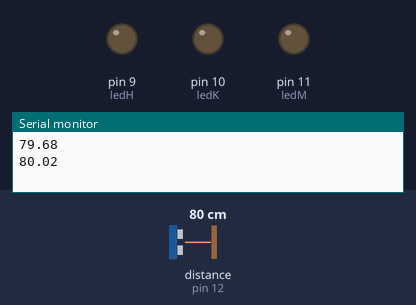
This sketch was run on a simulated Arduino Uno, built with avr-gcc and run on an emulated ATmega328P. Parts: output pins drawn as LEDs (lit = HIGH), the last lines printed to the serial monitor. Wiring (inferred from the names in the program): ultrasonic range finder: trigger pin 13; echo pin 12. The test bench sets the inputs (shaded band); at power-on: distance to the obstacle (sensor on pin 12) 80 cm. The echo pulse lasts 58.3 µs per cm; pins used as bus, display or sensor lines are not drawn.

Above: at 1.8 s.
1.9 s: distance to the obstacle (sensor on pin 12) set to 55 cm
4.2 s: distance to the obstacle (sensor on pin 12) set to 45 cm
At 6.4 s:
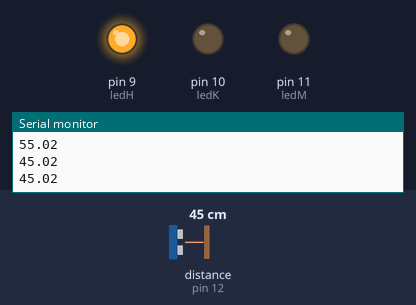
7.5 s: distance to the obstacle (sensor on pin 12) set to 32 cm
10.2 s: distance to the obstacle (sensor on pin 12) set to 26 cm
At 12.8 s:
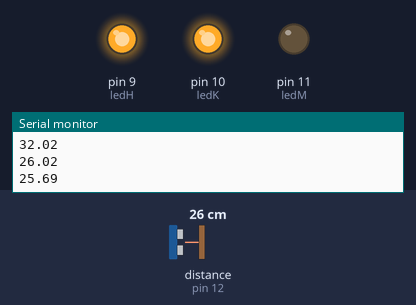
13.5 s: distance to the obstacle (sensor on pin 12) set to 12 cm
16.2 s: distance to the obstacle (sensor on pin 12) set to 9 cm
At 19.0 s:
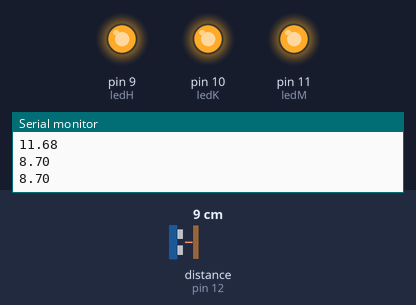
Timing chart, 0 to 20.5 s (numbered marks = the images above; inputs shaded):
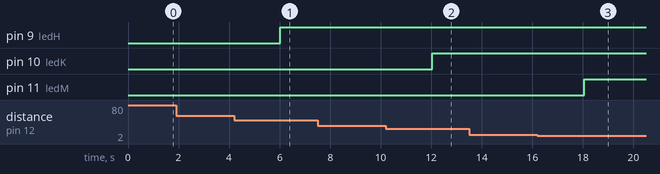

Measured:
- the behaviour switches between 50 and 49 cm on distance to the obstacle (sensor on pin 12) (found by bisection; images 0 and 1)
- the behaviour switches between 30 and 29 cm on distance to the obstacle (sensor on pin 12) (found by bisection; images 1 and 2)
- the behaviour switches between 11 and 10 cm on distance to the obstacle (sensor on pin 12) (found by bisection; images 2 and 3)
- after the input at 4.2 s, pin 9 (ledH): LOW → HIGH after 1.8 s
- after the input at 10.2 s, pin 10 (ledK): LOW → HIGH after 1.8 s
- after the input at 16.2 s, pin 11 (ledM): LOW → HIGH after 1.9 s

The sketch:

HC-SC04.ino
```cpp
#define trigPIN 13
#define echoPIN 12
#define ledM 11
#define ledK 10
#define ledH 9

void setup() {
  pinMode(trigPIN, OUTPUT);
  pinMode(echoPIN, INPUT);
  pinMode(ledM, OUTPUT);
  pinMode(ledK, OUTPUT);
  pinMode(ledH, OUTPUT);
  Serial.begin(9600);
}

void loop() {
  digitalWrite(trigPIN, LOW);
  delayMicroseconds(2);
  digitalWrite(trigPIN, HIGH);
  delayMicroseconds(10);
  digitalWrite(trigPIN, LOW);

  long duration;
  duration = pulseIn(echoPIN, HIGH);

  float distance;
  distance = (duration * 0.0343)/2;
  Serial.println(distance);
  delay(1000);

  if (distance <= 10) {
    digitalWrite(ledH, HIGH);
    digitalWrite(ledK, HIGH);
    digitalWrite(ledM, HIGH);
  } else if (distance <= 30) {
    digitalWrite(ledH, HIGH);
    digitalWrite(ledK, HIGH);
    digitalWrite(ledM, LOW);
  } else if (distance <= 50) {
    digitalWrite(ledH, HIGH);
    digitalWrite(ledK, LOW);
    digitalWrite(ledM, LOW);
  } else {
    digitalWrite(ledH, LOW);
    digitalWrite(ledK, LOW);
    digitalWrite(ledM, LOW);
  }
}
```
